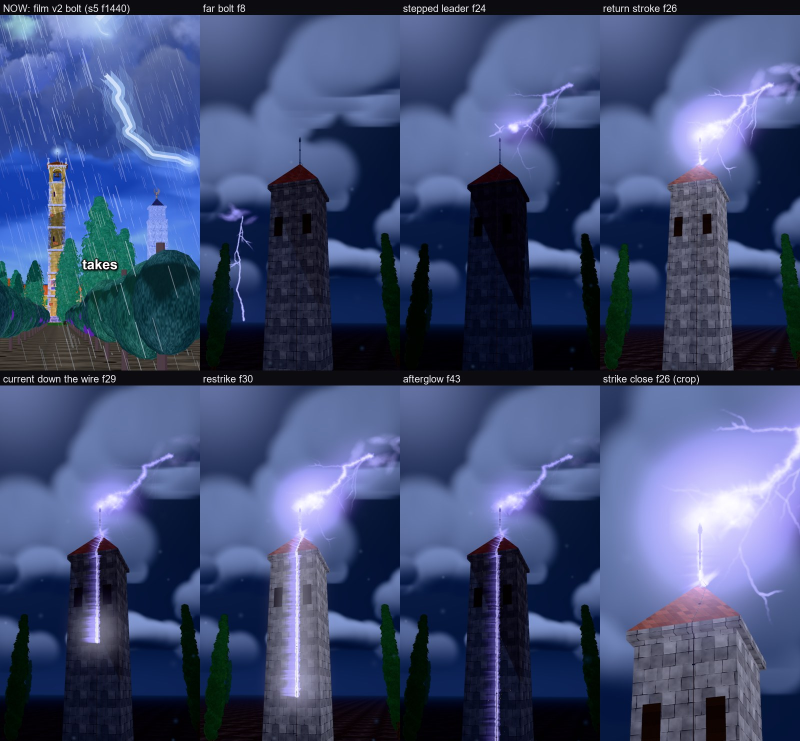
#> input picture newZip/RicksClips_Skill_V1.1/templates/threejs_film/_pbr_test/v_bolt/bolt_sheet.jpg, 1600 x 1482 px (shown at 1/2 size)
$ python density_check.pre-quality.py ../../templates/threejs_film/_pbr_test/v_bolt/bolt_sheet.jpg
#> lines starting #> are read from the running program, lines starting #| are printed output that depends on the picture; after the words box and inside, x2 and y2 are one past the last pixel; in counts of white or black regions, pixels touching at a corner belong together
### newZip/RicksClips_Skill_V1.1/tools/measure/detail_density.py
"""Detail density (added 2026-11-05 for Night Witches, CB: "more detailed quality").

Two numbers per frame, both computed at 540x960 with the burned-in caption band (62-78 % of height) masked:
  edge_density  share of pixels whose Sobel gradient magnitude on luma exceeds 0.08 (painted detail, props, lines)
  regions       number of distinct flat-colour regions >= 30 px after quantising to 32 colours (objects / shapes in frame)
  fine_regions  regions of 30-600 px (small props, secondary detail)
Instrument check (run with --validate): a flat frame reads ~0 / 1; a checkerboard of 40 px squares reads high.

Usage: python detail_density.py img1.png img2 ... [--json out.json]
       python detail_density.py --validate
"""
import sys, json
import numpy as np
from PIL import Image
from scipy import ndimage

W, H = 540, 960
CAP = (0.62, 0.78)

def metrics(img: Image.Image):
    a = np.asarray(img.convert("RGB").resize((W, H), Image.LANCZOS)).astype(np.float32) / 255
    mask = np.ones((H, W), bool); mask[int(CAP[0] * H):int(CAP[1] * H)] = False
    Y = a @ np.array([0.2126, 0.7152, 0.0722], np.float32)
    gx = ndimage.sobel(Y, 1); gy = ndimage.sobel(Y, 0); g = np.hypot(gx, gy) / 4
    edge = float((g[mask] > 0.08).mean())
    q = np.asarray(img.convert("RGB").resize((W, H), Image.LANCZOS).quantize(32, method=Image.Quantize.MEDIANCUT))
    q = np.where(mask, q, 255)
    regions = fine = 0
    for c in np.unique(q):
        if c == 255: continue
        lab, n = ndimage.label(q == c)
        if n == 0: continue
        sizes = np.bincount(lab.ravel())[1:]
        regions += int((sizes >= 30).sum()); fine += int(((sizes >= 30) & (sizes <= 600)).sum())
    return {"edge_density": round(edge, 4), "regions": regions, "fine_regions": fine}

# [5 lines left out: function validate, not called in this run]

# [8 lines that do not run on import are left out]

### newZip/RicksClips_Skill_V1.1/tools/measure/empty_space.py
"""Empty-space check (added 2026-11-07, CB: "maximum density, no empty space").

The frame (540x960, caption band 62-78 % masked) is cut into a 6 x 10 grid of cells (90 x 96 px). A cell is EMPTY when it
holds almost no drawn information: Sobel edge density < 0.02 AND luma std < 0.035 (a flat fill, a bare sky gradient, a
blank wall). Reported per frame:
  empty_pct      share of (unmasked) cells that are empty
  max_empty_run  largest 4-connected block of empty cells (in cells)
  layers         depth layers present from a 3-band split of edge activity: top / middle / bottom thirds each with
                 edge density >= 0.03 (a proxy for background / midground / foreground all carrying detail)
Usage: python empty_space.py img... [--json out.json]   |   python empty_space.py --validate
"""
import sys, json
import numpy as np
from PIL import Image
from scipy import ndimage
W, H, GX, GY = 540, 960, 6, 10
CAP = (0.62, 0.78)

def metrics(img):
    a = np.asarray(img.convert("RGB").resize((W, H), Image.LANCZOS)).astype(np.float32) / 255
    Y = a @ np.array([0.2126, 0.7152, 0.0722], np.float32)
    g = np.hypot(ndimage.sobel(Y, 1), ndimage.sobel(Y, 0)) / 4
    e = g > 0.08
    cw, ch = W // GX, H // GY
    empty = np.zeros((GY, GX), bool); valid = np.ones((GY, GX), bool)
    for j in range(GY):
        y0, y1 = j * ch, (j + 1) * ch
        if y0 / H >= CAP[0] - 0.02 and y1 / H <= CAP[1] + 0.02: valid[j, :] = False; continue
        for i in range(GX):
            c = (slice(y0, y1), slice(i * cw, (i + 1) * cw))
            empty[j, i] = e[c].mean() < 0.02 and Y[c].std() < 0.035
    lab, n = ndimage.label(empty & valid)
    run = int(np.bincount(lab.ravel())[1:].max()) if n else 0
    thirds = [e[int(k * H / 3):int((k + 1) * H / 3)].mean() for k in range(3)]
    return {"empty_pct": round(float((empty & valid).sum() / valid.sum() * 100), 1), "max_empty_run": run,
            "layers": int(sum(t >= 0.03 for t in thirds)), "thirds_edge": [round(float(t), 3) for t in thirds]}

# [11 lines that do not run on import are left out]

### newZip/RicksClips_Skill_V1.1/tools/measure/grade_metrics.py
"""Colour/tone metrics (method: references/reports/grade.md section 1).

Per frame (caption band masked): Y' percentiles (Rec.709 weights on encoded sRGB),
HSV S stats (V > 0.15), lit chroma C*ab p50/p90 (L* 40-85, non-ink), black point
(mean RGB of darkest 0.5 %), vignette corner/centre, ink mask = black top-hat.

Usage:
  python grade_metrics.py video.mp4 --every 15        # sample every 15th frame
  python grade_metrics.py img1.png img2.png ...       # stills
Reference day targets: Y'p50 0.571, non-ink p5 0.234, p99 0.967, lit C* p90 ~55,
black point warm ~(35,19,20)/255, corner/centre 0.86. Per-video medians (STYLE_BIBLE):
lum mean 0.43-0.54, HSV sat 0.38-0.65.
"""
import sys, json, numpy as np
sys.path.insert(0, __file__.rsplit("\\", 1)[0] if "\\" in __file__ else ".")
from vidio import frames, caption_mask, luma
from PIL import Image
from scipy import ndimage


def srgb_to_lab(rgb):
    r = np.where(rgb > 0.04045, ((rgb + 0.055) / 1.055) ** 2.4, rgb / 12.92)
    M = np.array([[0.4124, 0.3576, 0.1805], [0.2126, 0.7152, 0.0722], [0.0193, 0.1192, 0.9505]])
    xyz = r @ M.T / np.array([0.95047, 1.0, 1.08883])
    f = np.where(xyz > 0.008856, np.cbrt(xyz), 7.787 * xyz + 16 / 116)
    L = 116 * f[..., 1] - 16
    a = 500 * (f[..., 0] - f[..., 1])
    b = 200 * (f[..., 1] - f[..., 2])
    return L, a, b


def frame_metrics(rgb, mask_captions=True):
    h = rgb.shape[0]
    if mask_captions:
        rgb = rgb[caption_mask(h)]
    Y = luma(rgb)
    # ink mask: black top-hat (7x7 closing - Y > 0.12) AND Y < 0.30
    cl = ndimage.grey_closing(Y, size=(7, 7))
    ink = ((cl - Y) > 0.12) & (Y < 0.30)
    noink = ~ndimage.binary_dilation(ink, iterations=1)
    mx = rgb.max(-1); mn = rgb.min(-1)
    sat = np.where(mx > 1e-6, (mx - mn) / (mx + 1e-9), 0)
    vsel = mx > 0.15
    L, a, b = srgb_to_lab(rgb)
    C = np.hypot(a, b)
    lit = (L >= 40) & (L <= 85) & noink
    k = max(1, int(0.005 * Y.size))
    dark_idx = np.argpartition(Y.ravel(), k)[:k]
    bp = rgb.reshape(-1, 3)[dark_idx].mean(0)
    # vignette (on the full frame incl. caption rows would bias; use masked grid)
    hh, ww = Y.shape
    yy, xx = np.mgrid[0:hh, 0:ww]
    r = np.hypot((xx - ww / 2) / (ww / 2), (yy - hh / 2) / (hh / 2)) / np.sqrt(2)
    corner = Y[r >= 0.9].mean() if (r >= 0.9).any() else np.nan
    centre = Y[r < 0.3].mean()
    # dark-zone Lab b* (shadow hue: negative = blue/violet, positive = brown/yellow)
    shad = (Y < 0.3) & noink
    return {
        "Yp": {str(p): round(float(np.percentile(Y, p)), 3) for p in (1, 5, 25, 50, 75, 95, 99)},
        "Ymean": round(float(Y.mean()), 3),
        "noink_p5": round(float(np.percentile(Y[noink], 5)), 3),
        "noink_p50": round(float(np.percentile(Y[noink], 50)), 3),
        "sat_mean": round(float(sat[vsel].mean()), 3),
        "sat_p50": round(float(np.percentile(sat[vsel], 50)), 3),
        "litC_p50": round(float(np.percentile(C[lit], 50)), 1) if lit.any() else None,
        "litC_p90": round(float(np.percentile(C[lit], 90)), 1) if lit.any() else None,
        "black_point": [round(float(v * 255), 1) for v in bp],
        "corner_over_centre": round(float(corner / (centre + 1e-9)), 3),
        "dark_bstar_mean": round(float(b[shad].mean()), 1) if shad.any() else None,
        "ink_pct": round(100 * float(ink.mean()), 2),
    }


# [12 lines left out: function agg, not called in this run]


# [25 lines that do not run on import are left out]

### newZip/RicksClips_Skill_V1.1/tools/measure/vidio.py
"""Shared I/O for the measuring tools: ffmpeg frame iterator + caption mask.

All tools follow the methods in references/reports/*.md. Reference videos carry a
burned-in one-word caption at ~60-75 % of frame height; every statistic masks it.
"""
import subprocess, numpy as np

CAPTION_BAND = (0.635, 0.755)  # fraction of height masked (grade.md: rows 650-706/960 + margin)

# [20 lines left out: function frames, not called in this run]

def caption_mask(h):
    """Boolean row mask: True = keep."""
    keep = np.ones(h, bool)
    a, b = int(CAPTION_BAND[0] * h), int(CAPTION_BAND[1] * h)
    keep[a:b] = False
    return keep

def luma(rgb):
    return 0.2126 * rgb[..., 0] + 0.7152 * rgb[..., 1] + 0.0722 * rgb[..., 2]

### newZip/RicksClips_Skill_V1.1/tools/measure/density_check.pre-quality.py
"""DENSITY GATES (CB 2026-11-07: "maximum density, no empty space, maximum details for the whole world").
Per frame, PASS/FAIL on each measured gate (thresholds = the reference's measured medians, SKILL.md "DENSITY LAW"):
  G1 edge_density   >= 0.086          (detail_density.py; reference night median; all-light median is 0.117)
  G2 shapes         >= 736            (distinct flat-colour regions >= 30 px after 32-colour quantise)
  G3 empty cells    == 0 (wide aerial: <= 2)   (empty_space.py 6x10 grid, caption band masked)
  G4 lit chroma     C* p90 in range (night 52-68, day 45-65)   (grade_metrics.py)
  G5 depth layers   3 of 3 frame thirds carry edge detail (>= 0.03)
Usage: python density_check.py [--night|--day] [--aerial] img... [--json out.json]
"""
import sys, os, json
sys.path.insert(0, os.path.dirname(os.path.abspath(__file__)))
import numpy as np
from PIL import Image
from detail_density import metrics as dd
from empty_space import metrics as es
from grade_metrics import frame_metrics

def check(path, night=True, aerial=False):
#> called with night = True, aerial = False
    im = Image.open(path)
#> im is the input picture: PIL image 1600x1482 RGB; mean R, G, B 63.4, 76.5, 115.5
    d = dd(im); e = es(im)
#> in metrics, `g = np.hypot(gx, gy) / 4`:
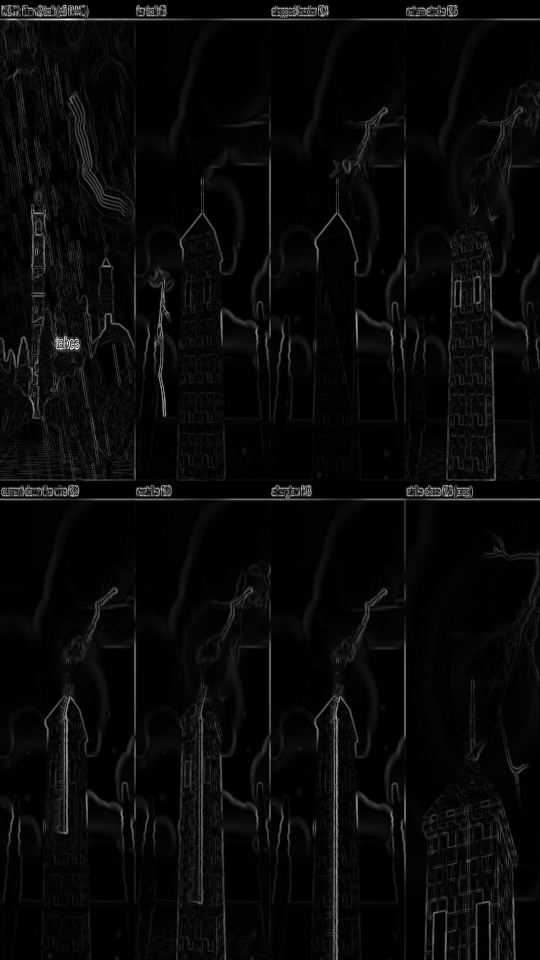
#> g: shape (960, 540) float32; min 0, max 0.998, mean 0.0357
#> in metrics, `edge = float((g[mask] > 0.08).mean())`: edge = 0.114
#> in metrics, `q = np.where(mask, q, 255)`:
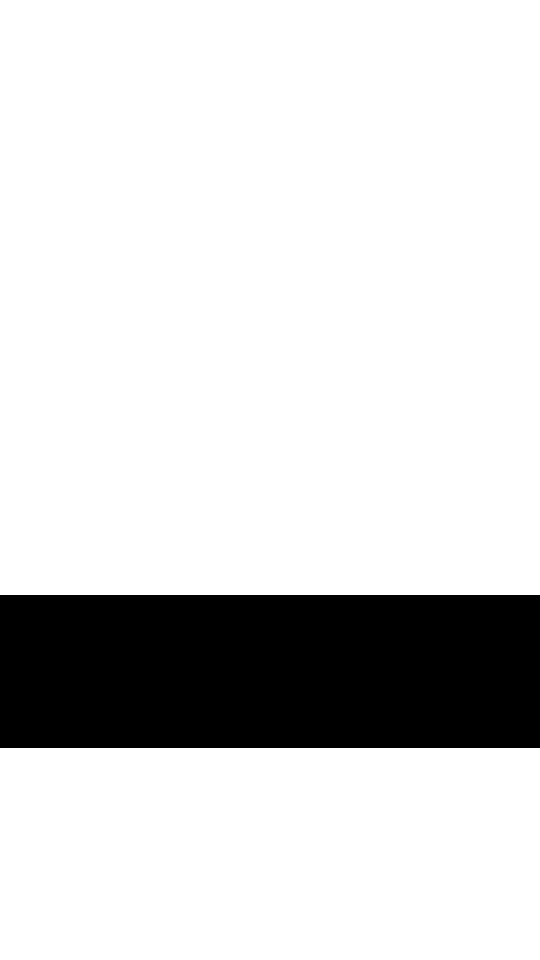
#> mask: shape (960, 540) bool; 84.1% white; 1 black region, box (x1, y1, x2, y2) and area: (0, 595, 540, 748) 82620
#> the loop in metrics, `for c in np.unique(q):` made 33 passes
#> (n, regions, fine) on passes 1 to 12: (186, 9, 8), (362, 27, 21), (903, 66, 58), (571, 112, 100), (925, 159, 144), (671, 198, 173), (639, 255, 221), (412, 281, 245), (829, 323, 286), (728, 351, 306), (902, 407, 358), (1734, 486, 431)
#> c on pass 33: 255
#> pass 1, in metrics, `lab, n = ndimage.label(q == c)`:
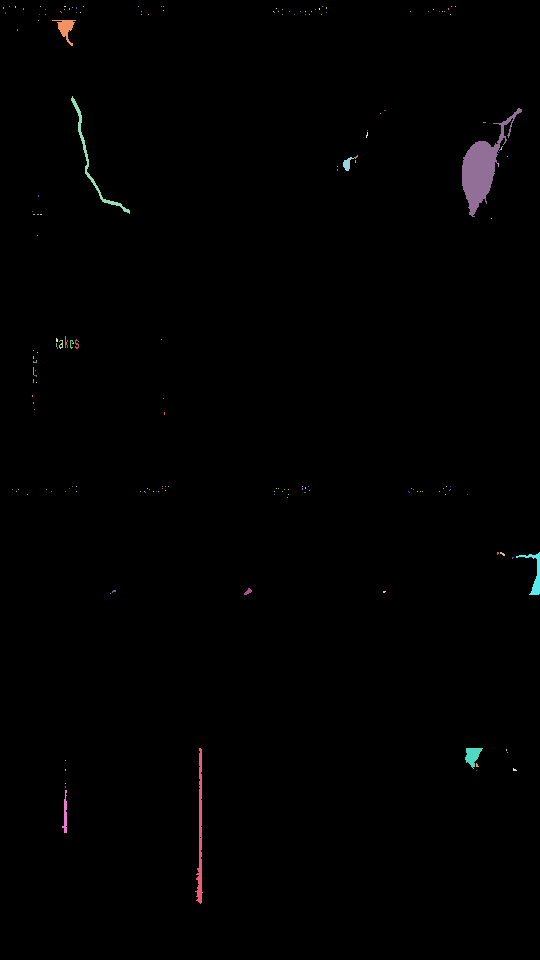
#> lab: shape (960, 540) int32; 187 distinct labels, from 0 to 186; one colour per label, 0 black
#> after the loop in metrics, `for c in np.unique(q):`: fine = 1108; regions = 1247
#> after `d = dd(im)`: d = {'edge_density': 0.114, 'regions': 1247, 'fine_regions': 1108}
#> in metrics, `e = g > 0.08`:
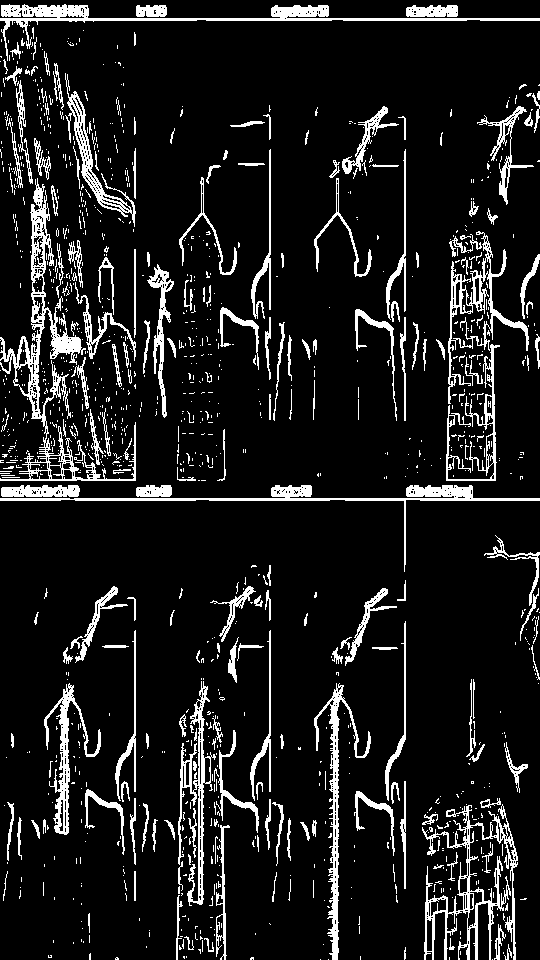
#> e: shape (960, 540) bool; 10.8% white; 1196 white regions (994 under 20 px), largest, box (x1, y1, x2, y2) and area: (0, 178, 136, 481) 5150, (422, 804, 518, 960) 3443, (0, 4, 540, 61) 3342
#> after the loop in metrics, `for j in range(GY):`: empty = [[False, False, False, False, False, False], [False, False, False, False, False, False], [False, False, False, False, False, False], [False, False, False, False, False, False], [False, False, False, False, False, False], [False, False, False, False, False, False], [False, False, False, False, False, False], [False, False, False, False, False, False], [False, False, False, False, False, False], [False, False, False, False, False, False]]; valid = [[True, True, True, True, True, True], [True, True, True, True, True, True], [True, True, True, True, True, True], [True, True, True, True, True, True], [True, True, True, True, True, True], [True, True, True, True, True, True], [False, False, False, False, False, False], [False, False, False, False, False, False], [True, True, True, True, True, True], [True, True, True, True, True, True]]
#> in metrics, `lab, n = ndimage.label(empty & valid)`: lab = [[0, 0, 0, 0, 0, 0], [0, 0, 0, 0, 0, 0], [0, 0, 0, 0, 0, 0], [0, 0, 0, 0, 0, 0], [0, 0, 0, 0, 0, 0], [0, 0, 0, 0, 0, 0], [0, 0, 0, 0, 0, 0], [0, 0, 0, 0, 0, 0], [0, 0, 0, 0, 0, 0], [0, 0, 0, 0, 0, 0]]; n = 0
#> in metrics, `thirds = [e[int(k * H / 3):int((k + 1) * H / 3)].mean() for k in range..`: thirds = [0.109, 0.105, 0.111]
#> after `e = es(im)`: e = {'empty_pct': 0, 'max_empty_run': 0, 'layers': 3, 'thirds_edge': [0.109, 0.105, 0.111]}
    g = frame_metrics(np.asarray(im.convert("RGB")).astype(np.float32) / 255)
#> in frame_metrics, `ink = ((cl - Y) > 0.12) & (Y < 0.30)`: ink: shape (1305, 1600) bool; 1.1% white; 1700 white regions (1524 under 20 px), largest, box (x1, y1, x2, y2) and area: (161, 517, 239, 544) 816, (808, 754, 885, 771) 723, (1362, 1069, 1408, 1305) 663
#> in frame_metrics, `noink = ~ndimage.binary_dilation(ink, iterations=1)`: noink: shape (1305, 1600) bool; 97.7% white; 992 black regions (676 under 20 px), largest, box (x1, y1, x2, y2) and area: (1359, 1064, 1409, 1305) 1720, (152, 512, 240, 549) 1477, (806, 749, 894, 772) 1388
#> in frame_metrics, `vsel = mx > 0.15`: vsel: shape (1305, 1600) bool; 82.1% white; 906 black regions (791 under 20 px), largest, box (x1, y1, x2, y2) and area: (0, 329, 1600, 771) 178905, (0, 0, 1600, 30) 43464, (665, 1051, 972, 1305) 33734
#> in frame_metrics, `C = np.hypot(a, b)`:
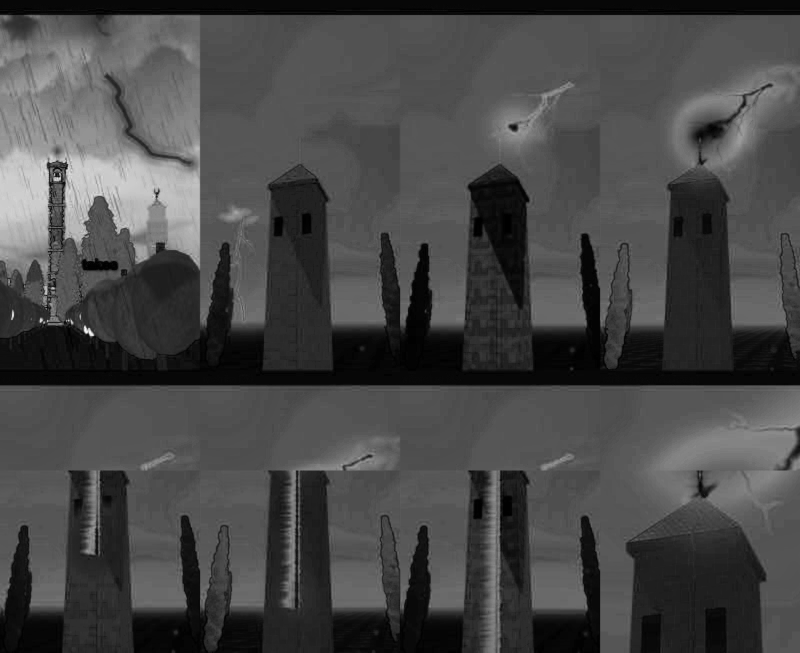
#> C: shape (1305, 1600) float64 (shown at 1/2 size); min 0, max 88.36, mean 25; drawn with min black and max white
#> in frame_metrics, `lit = (L >= 40) & (L <= 85) & noink`:
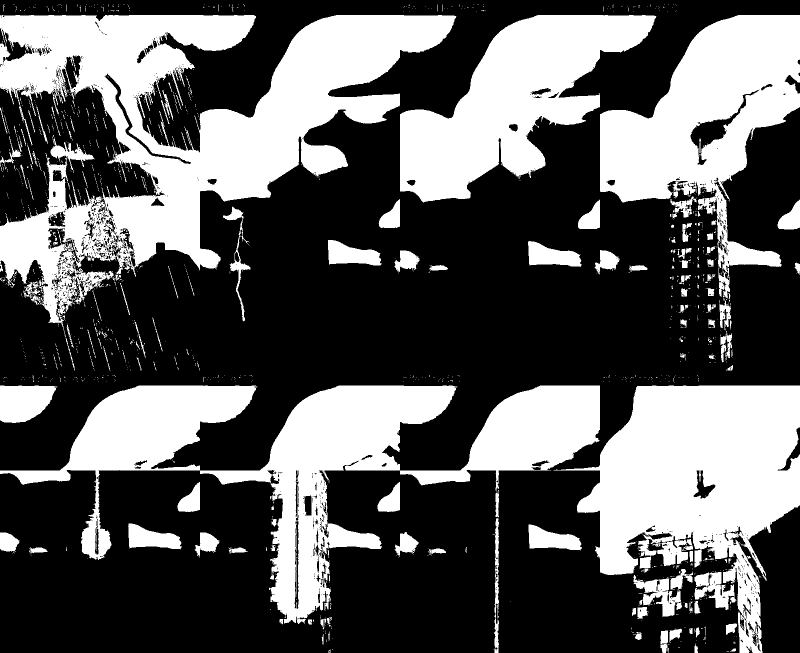
#> lit: shape (1305, 1600) bool (shown at 1/2 size); 36.6% white; 1484 white regions (1307 under 20 px), largest, box (x1, y1, x2, y2) and area: (0, 30, 913, 669) 215415, (0, 771, 1200, 1248) 164030, (1107, 771, 1600, 1305) 128157
#> in frame_metrics, `dark_idx = np.argpartition(Y.ravel(), k)[:k]`: dark_idx = 10440 values, max 2087597 at index 75, min 14030 at index 10314, mean 1226070.3
#> in frame_metrics, `bp = rgb.reshape(-1, 3)[dark_idx].mean(0)`: bp = [0.00106, 0, 0.0127]
#> in frame_metrics, `corner = Y[r >= 0.9].mean() if (r >= 0.9).any() else np.nan`: corner = 0.211
#> in frame_metrics, `centre = Y[r < 0.3].mean()`: centre = 0.168
#> in frame_metrics, `shad = (Y < 0.3) & noink`:
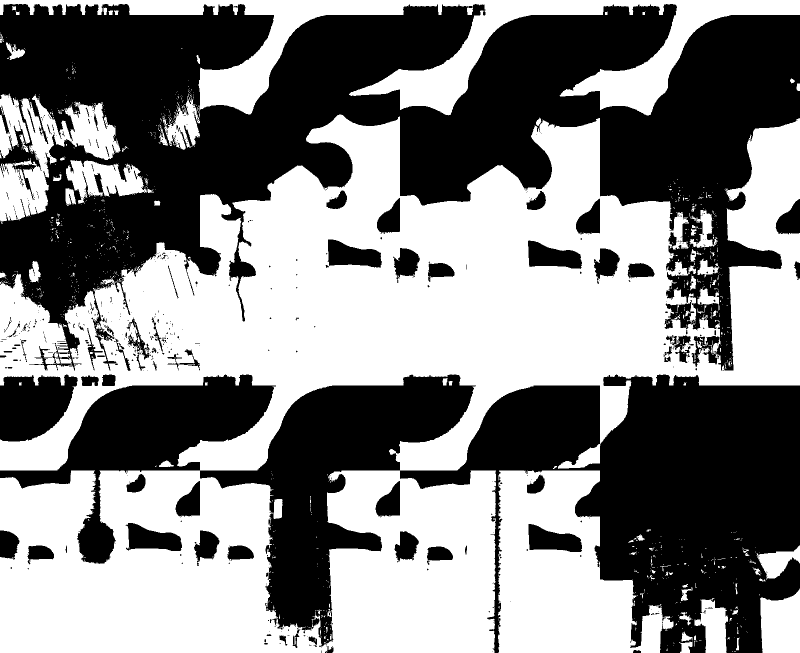
#> shad: shape (1305, 1600) bool (shown at 1/2 size); 51.6% white; 625 black regions (537 under 20 px), largest, box (x1, y1, x2, y2) and area: (0, 8, 1600, 741) 545166, (0, 749, 1600, 1305) 392224, (0, 749, 156, 883) 15730
#> g = 12 items
    c90 = g.get("litC_p90") or 0.0
#> c90 = 43.6
    lo, hi = (52, 68) if night else (45, 65)
    gates = {
        "G1_edge": (d["edge_density"], d["edge_density"] >= 0.086),
        "G2_shapes": (d["regions"], d["regions"] >= 736),
        "G3_empty": (e["empty_pct"], e["max_empty_run"], (e["empty_pct"] == 0) if not aerial else (e["empty_pct"] <= 100 * 2 / 54)),
        "G4_chroma": (round(c90, 1), lo <= c90 <= hi),
        "G5_layers": (e["layers"], e["layers"] == 3),
    }
#> gates = {'G1_edge': (0.114, True), 'G2_shapes': (1247, True), 'G3_empty': (0, 0, True), 'G4_chroma': (43.6, False), 'G5_layers': (3, True)}
    return gates

if __name__ == "__main__":
    a = sys.argv[1:]
    night = "--day" not in a; aerial = "--aerial" in a
    out = a[a.index("--json") + 1] if "--json" in a else None
    files = [x for x in a if not x.startswith("--") and x != out]
    R = {}
    for f in files:
        g = check(f, night, aerial); R[f] = {k: list(v) for k, v in g.items()}
#> after `g = check(f, night, aerial)`: g has the same summary as gates in check
        n = sum(v[-1] for v in g.values())
#> n = 4
        print(f.replace("\\", "/").split("/")[-1], f"{n}/5 PASS", " | ".join(f"{k} {v[:-1]} {'PASS' if v[-1] else 'FAIL'}" for k, v in g.items()))
#| bolt_sheet.jpg 4/5 PASS G1_edge (0.1141,) PASS | G2_shapes (1247,) PASS | G3_empty (0.0, 0) PASS | G4_chroma (43.6,) FAIL | G5_layers (3,) PASS
    if out: json.dump(R, open(out, "w"), indent=1, default=str)
